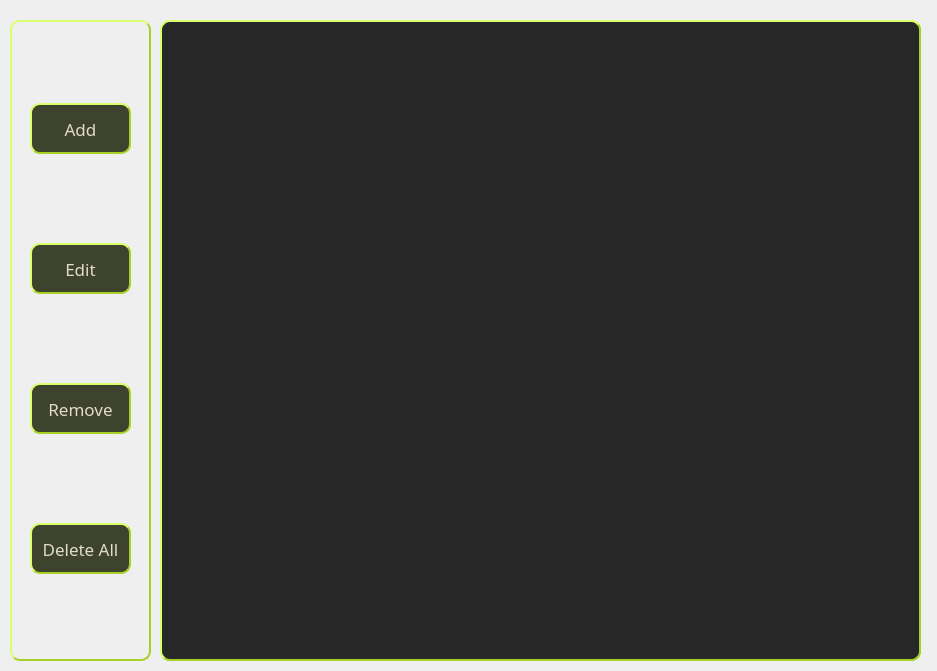
<?xml version="1.0" encoding="UTF-8"?>
<ui version="4.0">
 <class>MainWindow</class>
 <widget class="QMainWindow" name="MainWindow">
  <property name="geometry">
   <rect>
    <x>0</x>
    <y>0</y>
    <width>937</width>
    <height>671</height>
   </rect>
  </property>
  <property name="minimumSize">
   <size>
    <width>937</width>
    <height>671</height>
   </size>
  </property>
  <property name="maximumSize">
   <size>
    <width>937</width>
    <height>671</height>
   </size>
  </property>
  <property name="windowTitle">
   <string>MainWindow</string>
  </property>
  <property name="styleSheet">
   <string notr="true">QMainWindow &gt; QWidget{
   
	background-image: url(:/Icons/Resources/css-pattern-by-magicpattern.png);
	background-color: (39,39,39);
	background-position: center;
}

</string>
  </property>
  <widget class="QWidget" name="centralwidget">
   <widget class="QWidget" name="widget" native="true">
    <property name="geometry">
     <rect>
      <x>10</x>
      <y>20</y>
      <width>141</width>
      <height>641</height>
     </rect>
    </property>
    <property name="minimumSize">
     <size>
      <width>141</width>
      <height>641</height>
     </size>
    </property>
    <property name="maximumSize">
     <size>
      <width>141</width>
      <height>641</height>
     </size>
    </property>
    <property name="styleSheet">
     <string notr="true">
border-color: rgb(167, 209, 41);
border-width: 2px;
border-radius: 10px;
border-style: outset;</string>
    </property>
    <layout class="QGridLayout" name="gridLayout">
     <item row="0" column="0">
      <widget class="QPushButton" name="pushButton">
       <property name="minimumSize">
        <size>
         <width>101</width>
         <height>51</height>
        </size>
       </property>
       <property name="maximumSize">
        <size>
         <width>101</width>
         <height>51</height>
        </size>
       </property>
       <property name="font">
        <font>
         <family>Panton-Trial</family>
         <pointsize>13</pointsize>
        </font>
       </property>
       <property name="styleSheet">
        <string notr="true">color: rgb(226, 220, 200);
border-color: rgb(167, 209, 41);
border-width: 2px;
border-radius: 10px;
border-style: outset;
background-color: #3E432E;</string>
       </property>
       <property name="text">
        <string>Add</string>
       </property>
      </widget>
     </item>
     <item row="1" column="0">
      <widget class="QPushButton" name="pushButton_2">
       <property name="minimumSize">
        <size>
         <width>101</width>
         <height>51</height>
        </size>
       </property>
       <property name="maximumSize">
        <size>
         <width>101</width>
         <height>51</height>
        </size>
       </property>
       <property name="font">
        <font>
         <family>Panton-Trial</family>
         <pointsize>13</pointsize>
        </font>
       </property>
       <property name="styleSheet">
        <string notr="true">color: rgb(226, 220, 200);
border-color: rgb(167, 209, 41);
border-width: 2px;
border-radius: 10px;
border-style: outset;
background-color: #3E432E;</string>
       </property>
       <property name="text">
        <string>Edit</string>
       </property>
      </widget>
     </item>
     <item row="2" column="0">
      <widget class="QPushButton" name="pushButton_3">
       <property name="minimumSize">
        <size>
         <width>101</width>
         <height>51</height>
        </size>
       </property>
       <property name="maximumSize">
        <size>
         <width>101</width>
         <height>51</height>
        </size>
       </property>
       <property name="font">
        <font>
         <family>Panton-Trial</family>
         <pointsize>13</pointsize>
        </font>
       </property>
       <property name="styleSheet">
        <string notr="true">color: rgb(226, 220, 200);
border-color: rgb(167, 209, 41);
border-width: 2px;
border-radius: 10px;
border-style: outset;
background-color: #3E432E;</string>
       </property>
       <property name="text">
        <string>Remove</string>
       </property>
      </widget>
     </item>
     <item row="3" column="0">
      <widget class="QPushButton" name="pushButton_4">
       <property name="minimumSize">
        <size>
         <width>101</width>
         <height>51</height>
        </size>
       </property>
       <property name="maximumSize">
        <size>
         <width>101</width>
         <height>51</height>
        </size>
       </property>
       <property name="font">
        <font>
         <family>Panton-Trial</family>
         <pointsize>13</pointsize>
        </font>
       </property>
       <property name="styleSheet">
        <string notr="true">color: rgb(226, 220, 200);
border-color: rgb(167, 209, 41);
border-width: 2px;
border-radius: 10px;
border-style: outset;
background-color: #3E432E;</string>
       </property>
       <property name="text">
        <string>Delete All</string>
       </property>
      </widget>
     </item>
    </layout>
   </widget>
   <widget class="QWidget" name="widget_2" native="true">
    <property name="geometry">
     <rect>
      <x>160</x>
      <y>20</y>
      <width>761</width>
      <height>641</height>
     </rect>
    </property>
    <property name="styleSheet">
     <string notr="true">color: rgb(226, 220, 200);
border-color: rgb(167, 209, 41);
border-width: 2px;
border-radius: 10px;
border-style: outset;</string>
    </property>
    <widget class="QTableWidget" name="tableWidget">
     <property name="geometry">
      <rect>
       <x>0</x>
       <y>0</y>
       <width>761</width>
       <height>641</height>
      </rect>
     </property>
     <property name="minimumSize">
      <size>
       <width>761</width>
       <height>641</height>
      </size>
     </property>
     <property name="maximumSize">
      <size>
       <width>761</width>
       <height>641</height>
      </size>
     </property>
     <property name="font">
      <font>
       <pointsize>12</pointsize>
      </font>
     </property>
     <property name="styleSheet">
      <string notr="true">color: rgb(226, 220, 200);
background-color: rgb(39, 39, 39);</string>
     </property>
    </widget>
   </widget>
  </widget>
 </widget>
 <resources>
  <include location="Resources.qrc"/>
 </resources>
 <connections/>
</ui>
